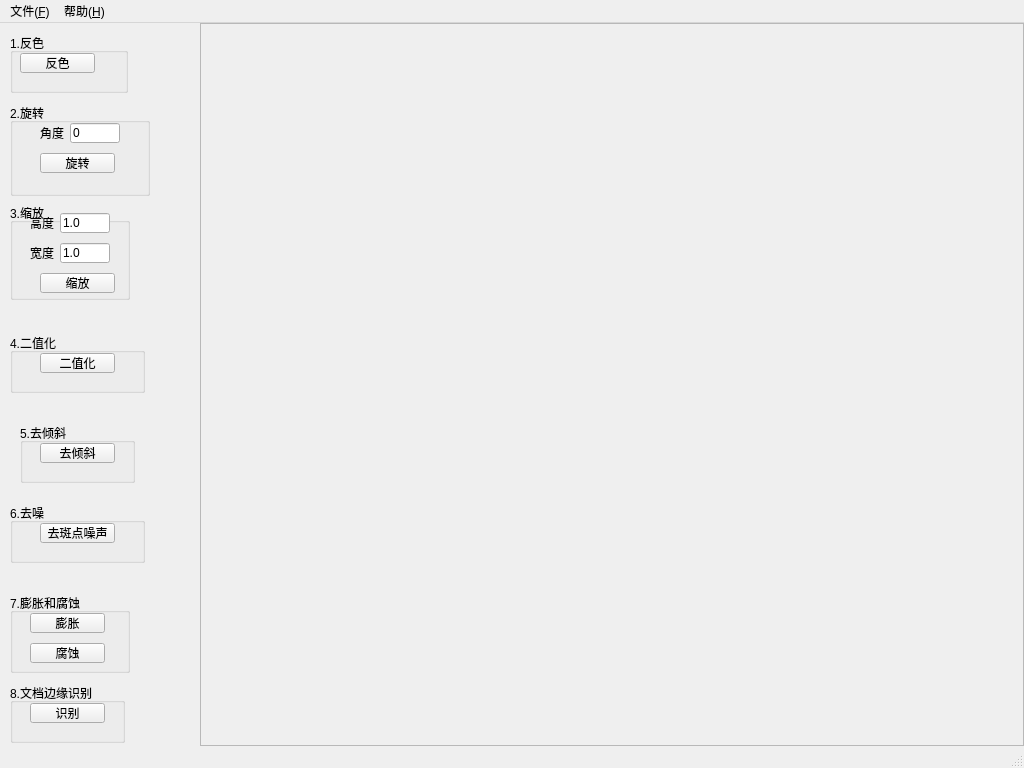
<?xml version="1.0" encoding="UTF-8"?>
<ui version="4.0">
 <class>OptLabApp</class>
 <widget class="QMainWindow" name="OptLabApp">
  <property name="geometry">
   <rect>
    <x>0</x>
    <y>0</y>
    <width>1024</width>
    <height>768</height>
   </rect>
  </property>
  <property name="windowTitle">
   <string>OPTLAB</string>
  </property>
  <widget class="QWidget" name="central_widget">
   <layout class="QGridLayout" name="main_grid_layout">
    <property name="leftMargin">
     <number>0</number>
    </property>
    <property name="topMargin">
     <number>0</number>
    </property>
    <property name="rightMargin">
     <number>0</number>
    </property>
    <property name="bottomMargin">
     <number>0</number>
    </property>
    <property name="spacing">
     <number>0</number>
    </property>
    <item row="0" column="1">
     <widget class="QWidget" name="display_widget" native="true">
      <layout class="QGridLayout" name="display_grid_layout">
       <property name="leftMargin">
        <number>0</number>
       </property>
       <property name="topMargin">
        <number>0</number>
       </property>
       <property name="rightMargin">
        <number>0</number>
       </property>
       <property name="bottomMargin">
        <number>0</number>
       </property>
       <property name="spacing">
        <number>0</number>
       </property>
       <item row="0" column="0">
        <widget class="QScrollArea" name="scroll_area">
         <property name="sizePolicy">
          <sizepolicy hsizetype="Preferred" vsizetype="Preferred">
           <horstretch>0</horstretch>
           <verstretch>0</verstretch>
          </sizepolicy>
         </property>
         <property name="widgetResizable">
          <bool>true</bool>
         </property>
         <property name="alignment">
          <set>Qt::AlignCenter</set>
         </property>
         <widget class="QWidget" name="scroll_area_widget_contents">
          <property name="geometry">
           <rect>
            <x>0</x>
            <y>0</y>
            <width>822</width>
            <height>727</height>
           </rect>
          </property>
          <property name="sizePolicy">
           <sizepolicy hsizetype="Ignored" vsizetype="Ignored">
            <horstretch>0</horstretch>
            <verstretch>0</verstretch>
           </sizepolicy>
          </property>
          <layout class="QGridLayout" name="gridLayout">
           <property name="leftMargin">
            <number>0</number>
           </property>
           <property name="topMargin">
            <number>0</number>
           </property>
           <property name="rightMargin">
            <number>0</number>
           </property>
           <property name="bottomMargin">
            <number>0</number>
           </property>
           <property name="spacing">
            <number>0</number>
           </property>
           <item row="0" column="0">
            <widget class="QLabel" name="image_label">
             <property name="sizePolicy">
              <sizepolicy hsizetype="Ignored" vsizetype="Ignored">
               <horstretch>0</horstretch>
               <verstretch>0</verstretch>
              </sizepolicy>
             </property>
             <property name="text">
              <string/>
             </property>
            </widget>
           </item>
          </layout>
         </widget>
        </widget>
       </item>
      </layout>
     </widget>
    </item>
    <item row="0" column="0">
     <widget class="QWidget" name="operator_widget" native="true">
      <property name="maximumSize">
       <size>
        <width>200</width>
        <height>16777215</height>
       </size>
      </property>
      <property name="styleSheet">
       <string notr="true"/>
      </property>
      <widget class="QGroupBox" name="inverting_group_box">
       <property name="geometry">
        <rect>
         <x>10</x>
         <y>10</y>
         <width>118</width>
         <height>60</height>
        </rect>
       </property>
       <property name="title">
        <string>1.反色</string>
       </property>
       <widget class="QPushButton" name="inverting_push_button">
        <property name="geometry">
         <rect>
          <x>10</x>
          <y>20</y>
          <width>75</width>
          <height>20</height>
         </rect>
        </property>
        <property name="text">
         <string>反色</string>
        </property>
       </widget>
      </widget>
      <widget class="QGroupBox" name="rotate_group_box">
       <property name="geometry">
        <rect>
         <x>10</x>
         <y>80</y>
         <width>140</width>
         <height>93</height>
        </rect>
       </property>
       <property name="title">
        <string>2.旋转</string>
       </property>
       <widget class="QLabel" name="set_angle_label">
        <property name="geometry">
         <rect>
          <x>30</x>
          <y>20</y>
          <width>27</width>
          <height>20</height>
         </rect>
        </property>
        <property name="text">
         <string>角度：</string>
        </property>
       </widget>
       <widget class="QLineEdit" name="set_angle_line_edit">
        <property name="geometry">
         <rect>
          <x>60</x>
          <y>20</y>
          <width>50</width>
          <height>20</height>
         </rect>
        </property>
        <property name="text">
         <string>0</string>
        </property>
       </widget>
       <widget class="QPushButton" name="rotate_it_push_button">
        <property name="geometry">
         <rect>
          <x>30</x>
          <y>50</y>
          <width>75</width>
          <height>20</height>
         </rect>
        </property>
        <property name="text">
         <string>旋转</string>
        </property>
       </widget>
      </widget>
      <widget class="QGroupBox" name="rescaling_group_box">
       <property name="geometry">
        <rect>
         <x>10</x>
         <y>180</y>
         <width>120</width>
         <height>97</height>
        </rect>
       </property>
       <property name="title">
        <string>3.缩放</string>
       </property>
       <widget class="QPushButton" name="rescaling_push_button">
        <property name="geometry">
         <rect>
          <x>30</x>
          <y>70</y>
          <width>75</width>
          <height>20</height>
         </rect>
        </property>
        <property name="text">
         <string>缩放</string>
        </property>
       </widget>
       <widget class="QLineEdit" name="set_height_factor_line_edit">
        <property name="geometry">
         <rect>
          <x>50</x>
          <y>10</y>
          <width>50</width>
          <height>20</height>
         </rect>
        </property>
        <property name="text">
         <string>1.0</string>
        </property>
       </widget>
       <widget class="QLabel" name="set_height_factor_label">
        <property name="geometry">
         <rect>
          <x>20</x>
          <y>10</y>
          <width>27</width>
          <height>20</height>
         </rect>
        </property>
        <property name="text">
         <string>高度：</string>
        </property>
       </widget>
       <widget class="QLineEdit" name="set_width_factor_line_edit">
        <property name="geometry">
         <rect>
          <x>50</x>
          <y>40</y>
          <width>50</width>
          <height>20</height>
         </rect>
        </property>
        <property name="text">
         <string>1.0</string>
        </property>
       </widget>
       <widget class="QLabel" name="set_width_factor_label">
        <property name="geometry">
         <rect>
          <x>20</x>
          <y>40</y>
          <width>27</width>
          <height>20</height>
         </rect>
        </property>
        <property name="text">
         <string>宽度：</string>
        </property>
       </widget>
      </widget>
      <widget class="QGroupBox" name="binarisation_group_box">
       <property name="geometry">
        <rect>
         <x>10</x>
         <y>310</y>
         <width>135</width>
         <height>60</height>
        </rect>
       </property>
       <property name="title">
        <string>4.二值化</string>
       </property>
       <widget class="QPushButton" name="binarisation_push_button">
        <property name="geometry">
         <rect>
          <x>30</x>
          <y>20</y>
          <width>75</width>
          <height>20</height>
         </rect>
        </property>
        <property name="text">
         <string>二值化</string>
        </property>
       </widget>
      </widget>
      <widget class="QGroupBox" name="deskew_group_box">
       <property name="geometry">
        <rect>
         <x>20</x>
         <y>400</y>
         <width>115</width>
         <height>60</height>
        </rect>
       </property>
       <property name="title">
        <string>5.去倾斜</string>
       </property>
       <widget class="QPushButton" name="deskew_push_button">
        <property name="geometry">
         <rect>
          <x>20</x>
          <y>20</y>
          <width>75</width>
          <height>20</height>
         </rect>
        </property>
        <property name="text">
         <string>去倾斜</string>
        </property>
       </widget>
      </widget>
      <widget class="QGroupBox" name="denoise_group_box">
       <property name="geometry">
        <rect>
         <x>10</x>
         <y>480</y>
         <width>135</width>
         <height>60</height>
        </rect>
       </property>
       <property name="title">
        <string>6.去噪</string>
       </property>
       <widget class="QPushButton" name="despeckle_push_button">
        <property name="geometry">
         <rect>
          <x>30</x>
          <y>20</y>
          <width>75</width>
          <height>20</height>
         </rect>
        </property>
        <property name="text">
         <string>去斑点噪声</string>
        </property>
       </widget>
      </widget>
      <widget class="QGroupBox" name="dilation_erosion_group_box">
       <property name="geometry">
        <rect>
         <x>10</x>
         <y>570</y>
         <width>120</width>
         <height>80</height>
        </rect>
       </property>
       <property name="title">
        <string>7.膨胀和腐蚀</string>
       </property>
       <widget class="QPushButton" name="dilation_push_button">
        <property name="geometry">
         <rect>
          <x>20</x>
          <y>20</y>
          <width>75</width>
          <height>20</height>
         </rect>
        </property>
        <property name="text">
         <string>膨胀</string>
        </property>
       </widget>
       <widget class="QPushButton" name="erosion_push_button">
        <property name="geometry">
         <rect>
          <x>20</x>
          <y>50</y>
          <width>75</width>
          <height>20</height>
         </rect>
        </property>
        <property name="text">
         <string>腐蚀</string>
        </property>
       </widget>
      </widget>
      <widget class="QGroupBox" name="scanning_border_removal_group_box">
       <property name="geometry">
        <rect>
         <x>10</x>
         <y>660</y>
         <width>115</width>
         <height>60</height>
        </rect>
       </property>
       <property name="title">
        <string>8.文档边缘识别</string>
       </property>
       <widget class="QPushButton" name="scanning_border_removal_push_button">
        <property name="geometry">
         <rect>
          <x>20</x>
          <y>20</y>
          <width>75</width>
          <height>20</height>
         </rect>
        </property>
        <property name="text">
         <string>识别</string>
        </property>
       </widget>
      </widget>
     </widget>
    </item>
   </layout>
  </widget>
  <widget class="QMenuBar" name="menu_bar">
   <property name="geometry">
    <rect>
     <x>0</x>
     <y>0</y>
     <width>1024</width>
     <height>17</height>
    </rect>
   </property>
   <widget class="QMenu" name="men_file">
    <property name="title">
     <string>文件(&amp;F)</string>
    </property>
    <addaction name="action_open"/>
    <addaction name="action_save"/>
    <addaction name="action_save_as"/>
   </widget>
   <widget class="QMenu" name="menu_help">
    <property name="title">
     <string>帮助(&amp;H)</string>
    </property>
    <addaction name="action_about"/>
   </widget>
   <addaction name="men_file"/>
   <addaction name="menu_help"/>
  </widget>
  <widget class="QStatusBar" name="status_bar"/>
  <action name="action_open">
   <property name="text">
    <string>打开(&amp;O)</string>
   </property>
  </action>
  <action name="action_about">
   <property name="text">
    <string>关于</string>
   </property>
  </action>
  <action name="action_save">
   <property name="text">
    <string>保存(&amp;S)</string>
   </property>
  </action>
  <action name="action_save_as">
   <property name="text">
    <string>另存为(&amp;A)...</string>
   </property>
  </action>
 </widget>
 <layoutdefault spacing="6" margin="11"/>
 <resources/>
 <connections/>
</ui>
